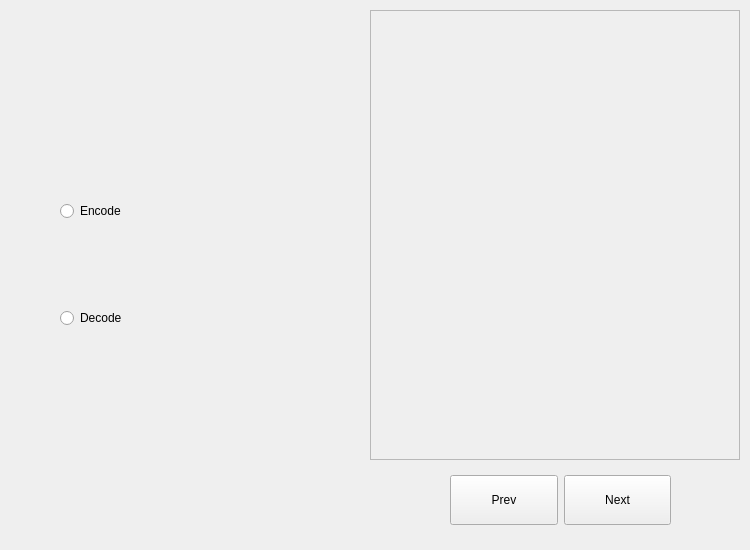
<?xml version="1.0" encoding="UTF-8"?>
<ui version="4.0">
 <class>Form</class>
 <widget class="QWidget" name="Form">
  <property name="geometry">
   <rect>
    <x>0</x>
    <y>0</y>
    <width>750</width>
    <height>550</height>
   </rect>
  </property>
  <property name="windowTitle">
   <string>Form</string>
  </property>
  <widget class="QWidget" name="verticalLayoutWidget">
   <property name="geometry">
    <rect>
     <x>60</x>
     <y>120</y>
     <width>111</width>
     <height>291</height>
    </rect>
   </property>
   <layout class="QVBoxLayout" name="verticalLayout">
    <item>
     <widget class="QRadioButton" name="radioButton_2">
      <property name="text">
       <string>Encode</string>
      </property>
     </widget>
    </item>
    <item>
     <widget class="QRadioButton" name="decodeRadioButton">
      <property name="text">
       <string>Decode</string>
      </property>
     </widget>
    </item>
   </layout>
  </widget>
  <widget class="QWidget" name="horizontalLayoutWidget">
   <property name="geometry">
    <rect>
     <x>450</x>
     <y>460</y>
     <width>221</width>
     <height>80</height>
    </rect>
   </property>
   <layout class="QHBoxLayout" name="horizontalLayout">
    <item>
     <widget class="QPushButton" name="previousButton">
      <property name="sizePolicy">
       <sizepolicy hsizetype="Minimum" vsizetype="Fixed">
        <horstretch>0</horstretch>
        <verstretch>0</verstretch>
       </sizepolicy>
      </property>
      <property name="minimumSize">
       <size>
        <width>0</width>
        <height>50</height>
       </size>
      </property>
      <property name="text">
       <string>Prev</string>
      </property>
     </widget>
    </item>
    <item>
     <widget class="QPushButton" name="nextButton">
      <property name="minimumSize">
       <size>
        <width>0</width>
        <height>50</height>
       </size>
      </property>
      <property name="text">
       <string>Next</string>
      </property>
     </widget>
    </item>
   </layout>
  </widget>
  <widget class="QScrollArea" name="carrierScrollArea">
   <property name="geometry">
    <rect>
     <x>370</x>
     <y>10</y>
     <width>370</width>
     <height>450</height>
    </rect>
   </property>
   <property name="widgetResizable">
    <bool>true</bool>
   </property>
   <widget class="QWidget" name="scrollAreaWidgetContents">
    <property name="geometry">
     <rect>
      <x>0</x>
      <y>0</y>
      <width>368</width>
      <height>448</height>
     </rect>
    </property>
    <layout class="QGridLayout" name="gridLayout_3">
     <item row="0" column="0">
      <widget class="QLabel" name="carrierLabel">
       <property name="text">
        <string>&lt;html&gt;&lt;head/&gt;&lt;body&gt;&lt;p&gt;&lt;img src=&quot;:/translation_images/hieroglyphics.jpg&quot;/&gt;&lt;/p&gt;&lt;/body&gt;&lt;/html&gt;</string>
       </property>
      </widget>
     </item>
    </layout>
   </widget>
  </widget>
 </widget>
 <resources/>
 <connections/>
</ui>
